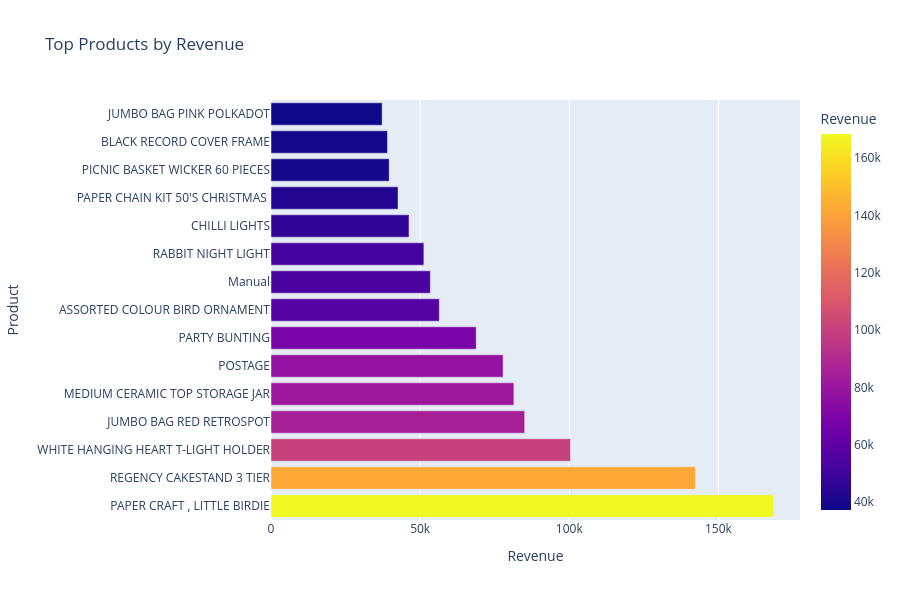

Notebook code cell kept with this figure:
### Markdown cell above
Top Products Interactive Bar Chart (Unit II)

### Code cell
top_products=df.groupby("Description")["TotalAmount"].sum().sort_values(ascending=False).head(15)
fig3=px.bar(top_products.reset_index(), x="TotalAmount", y="Description", title='Top Products by Revenue',labels={'TotalAmount':'Revenue', 'Description':'Product'}, orientation='h',color='TotalAmount', color_continuous_scale='Plasma')
fig3.update_layout(height=600, showlegend=False)
fig3.show()
print(f"Top seller: {top_products.index[0]} (£{top_products.iloc[0]:,.0f})")

### Figure 1 — Plotly figure (JSON) as saved in the notebook; plotly's stock layout.template omitted (floating-point values rounded to 4 significant figures)
{"data": [{"alignmentgroup": "True", "hovertemplate": "Revenue=%{marker.color}<br>Product=%{y}<extra></extra>", "legendgroup": "", "marker": {"color": [168500.0, 142300.0, 100400.0, 85040.0, 81420.0, 77800.0, 68790.0, 56410.0, 53420.0, 51250.0, 46270.0, 42580.0, 39620.0, 39050.0, 37250.0], "coloraxis": "coloraxis", "pattern": {"shape": ""}}, "name": "", "offsetgroup": "", "orientation": "h", "showlegend": false, "textposition": "auto", "type": "bar", "x": [168500.0, 142300.0, 100400.0, 85040.0, 81420.0, 77800.0, 68790.0, 56410.0, 53420.0, 51250.0, 46270.0, 42580.0, 39620.0, 39050.0, 37250.0], "xaxis": "x", "y": ["PAPER CRAFT , LITTLE BIRDIE", "REGENCY CAKESTAND 3 TIER", "WHITE HANGING HEART T-LIGHT HOLDER", "JUMBO BAG RED RETROSPOT", "MEDIUM CERAMIC TOP STORAGE JAR", "POSTAGE", "PARTY BUNTING", "ASSORTED COLOUR BIRD ORNAMENT", "Manual", "RABBIT NIGHT LIGHT", "CHILLI LIGHTS", "PAPER CHAIN KIT 50'S CHRISTMAS ", "PICNIC BASKET WICKER 60 PIECES", "BLACK RECORD COVER FRAME", "JUMBO BAG PINK POLKADOT"], "yaxis": "y"}], "layout": {"barmode": "relative", "coloraxis": {"colorbar": {"title": {"text": "Revenue"}}, "colorscale": [[0, "#0d0887"], [0.1111, "#46039f"], [0.2222, "#7201a8"], [0.3333, "#9c179e"], [0.4444, "#bd3786"], [0.5556, "#d8576b"], [0.6667, "#ed7953"], [0.7778, "#fb9f3a"], [0.8889, "#fdca26"], [1, "#f0f921"]]}, "height": 600, "legend": {"tracegroupgap": 0}, "showlegend": false, "title": {"text": "Top Products by Revenue"}, "xaxis": {"anchor": "y", "domain": [0, 1], "title": {"text": "Revenue"}}, "yaxis": {"anchor": "x", "domain": [0, 1], "title": {"text": "Product"}}}}
